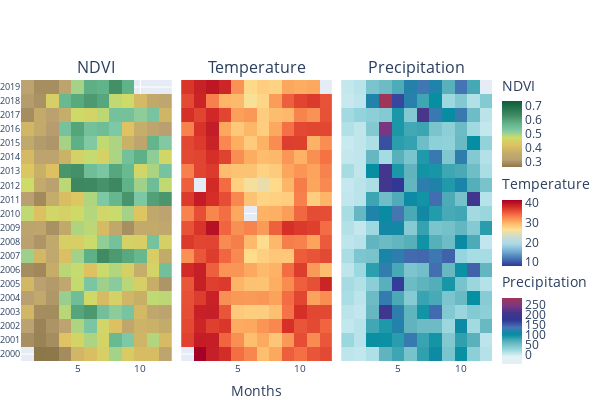

The notebook cell this image was saved under:
### Code cell
fig = make_subplots(rows = 1, cols =3, shared_yaxes=True, horizontal_spacing=0.02, subplot_titles=("NDVI", "Temperature", "Precipitation"))

fig.append_trace(go.Heatmap(
    x = df_ndvi['Kapchok'].index.month,
    y = df_ndvi['Kapchok'].index.year,
    z = df_ndvi['Kapchok'], 
    colorscale=[[0.0, "rgb(140,119,75)"],
                [0.1111111111111111, "rgb(186,160,113)"],
                [0.2222222222222222, "rgb(197,174,105)"],
                [0.3333333333333333, "rgb(223,194,97)"],
                [0.4444444444444444, "rgb(205,220,105)"],
                [0.5555555555555556, "rgb(125,200,165)"],
                [0.6666666666666666, "rgb(95,177,135)"],
                [0.7777777777777778, "rgb(66,140,100)"],
                [0.8888888888888888, "rgb(36,117,78)"],
                [1.0, "rgb(16,91,59)"]],
    colorbar=dict(title="NDVI",x=1, y=0.85, lenmode="pixels", len = 110, thickness=20),
    zmid = 0.5
    ), row=1, col=1)

fig.append_trace(go.Heatmap(
    x=df_temp['Kapchok'].index.month,
    y=df_temp['Kapchok'].index.year,
    z=df_temp['Kapchok'],
    colorscale=[[0.0, "rgb(49,54,149)"],
                [0.1111111111111111, "rgb(69,117,180)"],
                [0.2222222222222222, "rgb(116,173,209)"],
                [0.3333333333333333, "rgb(171,217,233)"],
                [0.4444444444444444, "rgb(204,220,208)"],
                [0.5555555555555556, "rgb(254,224,144)"],
                [0.6666666666666666, "rgb(253,174,97)"],
                [0.7777777777777778, "rgb(244,109,67)"],
                [0.8888888888888888, "rgb(215,48,39)"],
                [1.0, "rgb(165,0,38)"]],
    colorbar=dict(title="Temperature", x=1, y=0.5, lenmode="pixels", len = 110, thickness=20),
    zmid = 25
), row=1, col=2)

fig.append_trace(go.Heatmap(
    x = df_prec['Kapchok'].index.month,
    y = df_prec['Kapchok'].index.year,
    z = df_prec['Kapchok'],
    colorscale=[[0.0, "rgb(229, 238, 240)"], 
                [0.1111111111111111, "rgb(224,243,248)"], 
                [0.2222222222222222, "rgb(150,213,221)"],
                [0.3333333333333333, "rgb(95,179,189)"], 
                [0.4444444444444444, "rgb(3,142,161)"], 
                [0.5555555555555556, "rgb(69,117,180)"], 
                [0.6666666666666666, "rgb(49,54,149)"], 
                [0.7777777777777778, "rgb(69,54,139)"],
                [0.8888888888888888, "rgb(129,54,129)"], 
                [1.0, "rgb(159,54,89)"]],
    
    colorbar=dict(title="Precipitation",x=1, y=0.15, lenmode="pixels", len = 110, thickness=20, tick0=0, dtick=50),
    zmid = 120
), row=1, col=3)

# for annotation in fig['layout']['annotations']: 
#         annotation['textangle']=90
#         annotation['x']= 0
#         annotation['xanchor']= 'left'
#         annotation['borderpad']= 60
        
# subplot_titles=("NDVI", "Temperature", "Precipitation")
fig.update_layout(
    height = 400,
    width = 600,
    margin= dict(l=0, r=20, t=80, b=10),
    xaxis = dict(
        tickfont=dict(
            size=10
        )
    ),
    xaxis2 = dict(
        title = 'Months',
        tickfont=dict(
            size=10
        )
    ),
    xaxis3 = dict(
        tickfont=dict(
            size=10
        )
    ),
    yaxis = dict(
        type = 'category',
        tickfont=dict(
            size=9
        )
    ),
    title= { 
#         'text':'Kapchok',
        'y':0.92,
        'x':0.5,
        'xanchor': 'center',
        'yanchor': 'top'}
)

fig.show()

### Figure 1 — Plotly figure (JSON) as saved in the notebook; plotly's stock layout.template omitted (floating-point values rounded to 4 significant figures; data arrays with more than 128 entries replaced by an {"elided": "..."} marker saying what was removed)
{"data": [{"colorbar": {"len": 110, "lenmode": "pixels", "thickness": 20, "title": {"text": "NDVI"}, "x": 1, "y": 0.85}, "colorscale": [[0, "rgb(140,119,75)"], [0.1111, "rgb(186,160,113)"], [0.2222, "rgb(197,174,105)"], [0.3333, "rgb(223,194,97)"], [0.4444, "rgb(205,220,105)"], [0.5556, "rgb(125,200,165)"], [0.6667, "rgb(95,177,135)"], [0.7778, "rgb(66,140,100)"], [0.8889, "rgb(36,117,78)"], [1, "rgb(16,91,59)"]], "type": "heatmap", "x": {"elided": "236 int values"}, "xaxis": "x", "y": {"elided": "236 int values"}, "yaxis": "y", "z": {"elided": "236 float values"}, "zmid": 0.5}, {"colorbar": {"len": 110, "lenmode": "pixels", "thickness": 20, "title": {"text": "Temperature"}, "x": 1, "y": 0.5}, "colorscale": [[0, "rgb(49,54,149)"], [0.1111, "rgb(69,117,180)"], [0.2222, "rgb(116,173,209)"], [0.3333, "rgb(171,217,233)"], [0.4444, "rgb(204,220,208)"], [0.5556, "rgb(254,224,144)"], [0.6667, "rgb(253,174,97)"], [0.7778, "rgb(244,109,67)"], [0.8889, "rgb(215,48,39)"], [1, "rgb(165,0,38)"]], "type": "heatmap", "x": {"elided": "236 int values"}, "xaxis": "x2", "y": {"elided": "236 int values"}, "yaxis": "y2", "z": {"elided": "236 float values"}, "zmid": 25}, {"colorbar": {"dtick": 50, "len": 110, "lenmode": "pixels", "thickness": 20, "tick0": 0, "title": {"text": "Precipitation"}, "x": 1, "y": 0.15}, "colorscale": [[0, "rgb(229, 238, 240)"], [0.1111, "rgb(224,243,248)"], [0.2222, "rgb(150,213,221)"], [0.3333, "rgb(95,179,189)"], [0.4444, "rgb(3,142,161)"], [0.5556, "rgb(69,117,180)"], [0.6667, "rgb(49,54,149)"], [0.7778, "rgb(69,54,139)"], [0.8889, "rgb(129,54,129)"], [1, "rgb(159,54,89)"]], "type": "heatmap", "x": {"elided": "239 int values"}, "xaxis": "x3", "y": {"elided": "239 int values"}, "yaxis": "y3", "z": {"elided": "239 float values"}, "zmid": 120}], "layout": {"annotations": [{"font": {"size": 16}, "showarrow": false, "text": "NDVI", "x": 0.16, "xanchor": "center", "xref": "paper", "y": 1, "yanchor": "bottom", "yref": "paper"}, {"font": {"size": 16}, "showarrow": false, "text": "Temperature", "x": 0.5, "xanchor": "center", "xref": "paper", "y": 1, "yanchor": "bottom", "yref": "paper"}, {"font": {"size": 16}, "showarrow": false, "text": "Precipitation", "x": 0.84, "xanchor": "center", "xref": "paper", "y": 1, "yanchor": "bottom", "yref": "paper"}], "height": 400, "margin": {"b": 10, "l": 0, "r": 20, "t": 80}, "title": {"x": 0.5, "xanchor": "center", "y": 0.92, "yanchor": "top"}, "width": 600, "xaxis": {"anchor": "y", "domain": [0, 0.32], "tickfont": {"size": 10}}, "xaxis2": {"anchor": "y2", "domain": [0.34, 0.66], "tickfont": {"size": 10}, "title": {"text": "Months"}}, "xaxis3": {"anchor": "y3", "domain": [0.68, 1], "tickfont": {"size": 10}}, "yaxis": {"anchor": "x", "domain": [0, 1], "tickfont": {"size": 9}, "type": "category"}, "yaxis2": {"anchor": "x2", "domain": [0, 1], "matches": "y", "showticklabels": false}, "yaxis3": {"anchor": "x3", "domain": [0, 1], "matches": "y", "showticklabels": false}}}
